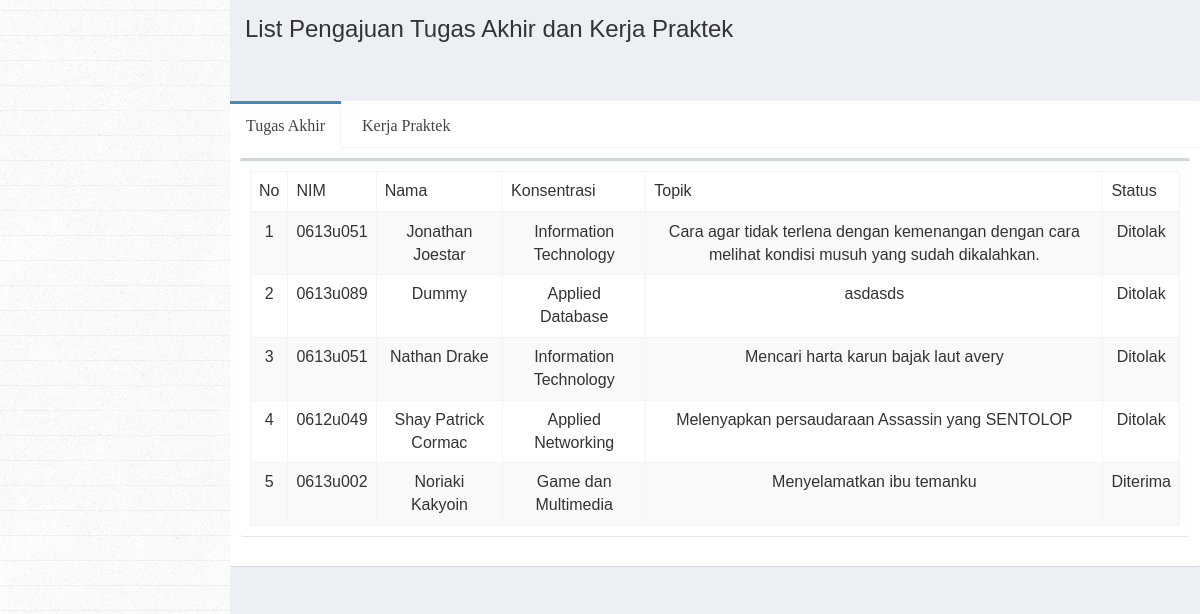
Page /index.php/c_front/cekform on the committed database.
### tables this page shows
CREATE TABLE `t_frontta` (
  `id` int(111) NOT NULL,
  `npm` varchar(10) DEFAULT NULL,
  `nama_mahasiswa` varchar(60) DEFAULT NULL,
  `topik_ta` text,
  `konsentrasi` varchar(30) DEFAULT NULL,
  `status` enum('Diterima','Tunggu','Ditolak') DEFAULT NULL
);

### application/controllers/C_Front.php (called while the page is built, shortened)
<?php
class C_Front extends CI_Controller
{
	function __construct(){
		$this->load->library('form_validation');
	}
	function cekform(){
		$data = array(
			'title' => 'Cek Formulir Pengajuan'
			);
		$data1['datakp'] = $this->m_model->ambil_data('t_frontkp')->result();
		$data1['datata'] = $this->m_model->ambil_data('t_frontta')->result();
		$this->load->view('v_mheader.php',$data);
		$this->load->view('v_cek',$data1);
		$this->load->view('v_mfooter');
	}
}

### index.php (called while the page is built, shortened)
<?php
require_once BASEPATH.'core/CodeIgniter.php';

### application/models/M_Model.php (called while the page is built, shortened)
<?php
class M_Model extends CI_Model
{
	function ambil_data($tabel){
		return $this->db->get($tabel);
	}
}

### application/views/v_cek.php (the view, shortened to what this page needs)
<div class="content-wrapper">
  <section class="content-header">
    <h1>
      List Pengajuan Tugas Akhir dan Kerja Praktek
    </h1>
  </section>
  <section class="content">
  <div class="row">
        <div class="col-xs-12">
          <div class="nav-tabs-custom">
            <ul class="nav nav-tabs">
              <li class="active"><a href="#tab_1" data-toggle="tab">Tugas Akhir</a></li>
              <li><a href="#tab_2" data-toggle="tab">Kerja Praktek</a></li>
            </ul>
            <div class="tab-content">
              <div class="tab-pane active" id="tab_1">
              <div class="box">
                <div class="box-body">
                  <table id="example1" class="table table-bordered table-striped">
                    <thead>
                    <tr>
                      <th>No</th>
                      <th>NIM</th>
                      <th>Nama</th>
                      <th>Konsentrasi</th>
                      <th>Topik</th>
                      <th>Status</th>
                    </tr>
                    </thead>
                    <tbody>
                    <?php foreach ($datata as $ta) {?>
                    <tr>
                      <td><?php echo $ta->id; ?></td>
                      <td><?php echo $ta->npm; ?></td>
                      <td><?php echo $ta->nama_mahasiswa; ?></td>
                      <td><?php echo $ta->konsentrasi; ?></td>
                      <td><?php echo $ta->topik_ta; ?></td>
                      <td><?php echo $ta->status; ?></td>
                    </tr>
                    <?php } ?>
                    </tbody>
                  </table>
                </div>
              </div>
              </div>
            </div>
          </div>
        </div>
    </div>
  </section>
</div>

### application/views/v_mheader.php (shortened to what this page needs)
<!DOCTYPE html>
<html>
<head>
  <link rel="stylesheet" href="<?php echo base_url(); ?>bootstrap/css/bootstrap.min.css">
  <link rel="stylesheet" href="https://cdnjs.cloudflare.com/ajax/libs/font-awesome/4.5.0/css/font-awesome.min.css">
  <link rel="stylesheet" href="https://cdnjs.cloudflare.com/ajax/libs/ionicons/2.0.1/css/ionicons.min.css">
  <link rel="stylesheet" href="<?php echo base_url(); ?>plugins/datatables/dataTables.bootstrap.css">
  <link rel="stylesheet" href="<?php echo base_url(); ?>dist/css/AdminLTE.min.css">
  <link rel="stylesheet" href="<?php echo base_url(); ?>dist/css/skins/_all-skins.min.css">
  <link rel="stylesheet" href="<?php echo base_url(); ?>plugins/select2/select2.min.css">
  <link rel="stylesheet" href="<?php echo base_url(); ?>plugins/datepicker/datepicker3.css">
  <link href="<?php echo base_url(); ?>bootstrap/css/style.css" rel="stylesheet" type="text/css"  media="all" />
</head>

### application/views/v_mfooter.php (shortened to what this page needs)
</body>
</html>

### rows in the picture
t_frontta: id "1", npm "0613u051", nama_mahasiswa "Jonathan Joestar", konsentrasi "Information Technology", topik_ta "Cara agar tidak terlena dengan kemenangan dengan cara melihat kondisi musuh yang sudah dikalahkan.", status "Ditolak"
t_frontta: id "2", npm "0613u089", nama_mahasiswa "Dummy", konsentrasi "Applied Database", topik_ta "asdasds", status "Ditolak"
t_frontta: id "3", npm "0613u051", nama_mahasiswa "Nathan Drake", konsentrasi "Information Technology", topik_ta "Mencari harta karun bajak laut avery", status "Ditolak"
t_frontta: id "4", npm "0612u049", nama_mahasiswa "Shay Patrick Cormac", konsentrasi "Applied Networking", topik_ta "Melenyapkan persaudaraan Assassin yang SENTOLOP", status "Ditolak"
t_frontta: id "5", npm "0613u002", nama_mahasiswa "Noriaki Kakyoin", konsentrasi "Game dan Multimedia", topik_ta "Menyelamatkan ibu temanku", status "Diterima"
